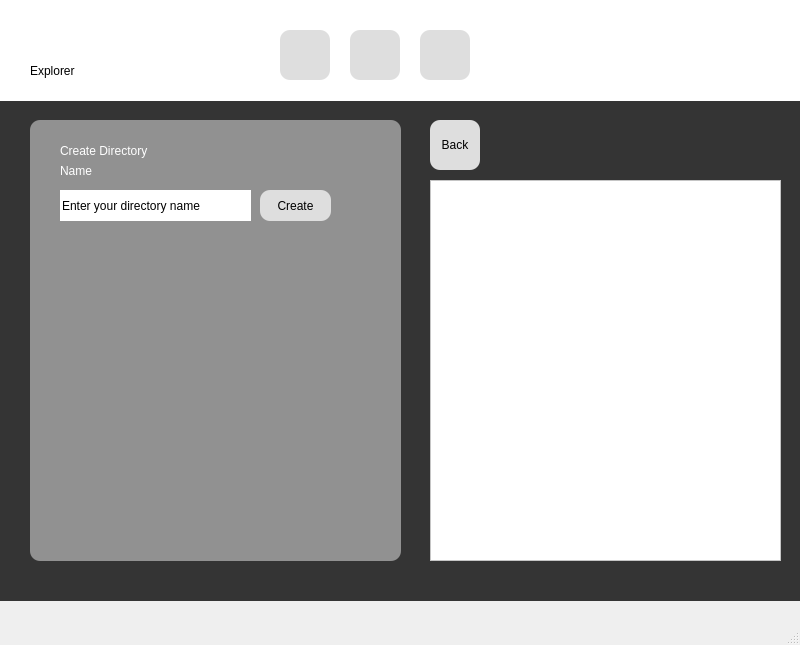
<?xml version="1.0" encoding="UTF-8"?>
<ui version="4.0">
 <class>MainWindow</class>
 <widget class="QMainWindow" name="MainWindow">
  <property name="geometry">
   <rect>
    <x>0</x>
    <y>0</y>
    <width>800</width>
    <height>645</height>
   </rect>
  </property>
  <property name="windowTitle">
   <string>MainWindow</string>
  </property>
  <property name="iconSize">
   <size>
    <width>30</width>
    <height>30</height>
   </size>
  </property>
  <property name="toolButtonStyle">
   <enum>Qt::ToolButtonIconOnly</enum>
  </property>
  <widget class="QWidget" name="centralwidget">
   <widget class="QWidget" name="widget_2" native="true">
    <property name="geometry">
     <rect>
      <x>0</x>
      <y>100</y>
      <width>801</width>
      <height>501</height>
     </rect>
    </property>
    <property name="styleSheet">
     <string notr="true">background-color: rgb(52, 52, 52);</string>
    </property>
    <widget class="QWidget" name="action_window" native="true">
     <property name="geometry">
      <rect>
       <x>30</x>
       <y>20</y>
       <width>371</width>
       <height>441</height>
      </rect>
     </property>
     <property name="styleSheet">
      <string notr="true">background-color:rgb(145, 145, 145);
border-radius: 10px;</string>
     </property>
     <widget class="QLabel" name="label_2">
      <property name="geometry">
       <rect>
        <x>30</x>
        <y>20</y>
        <width>161</width>
        <height>21</height>
       </rect>
      </property>
      <property name="styleSheet">
       <string notr="true">font: 63 12pt &quot;Cascadia Code PL SemiBold&quot;;
color: rgb(255, 255, 255);</string>
      </property>
      <property name="text">
       <string>Create Directory</string>
      </property>
     </widget>
     <widget class="QLineEdit" name="dirName">
      <property name="geometry">
       <rect>
        <x>30</x>
        <y>70</y>
        <width>191</width>
        <height>31</height>
       </rect>
      </property>
      <property name="styleSheet">
       <string notr="true">background-color: rgb(255, 255, 255);
color: rgb(0, 0, 0);
border-radius:0px;</string>
      </property>
      <property name="text">
       <string>Enter your directory name</string>
      </property>
     </widget>
     <widget class="QLabel" name="label_3">
      <property name="geometry">
       <rect>
        <x>30</x>
        <y>40</y>
        <width>51</width>
        <height>21</height>
       </rect>
      </property>
      <property name="styleSheet">
       <string notr="true">font: 63 12pt &quot;Cascadia Code PL SemiBold&quot;;
color: rgb(255, 255, 255);</string>
      </property>
      <property name="text">
       <string>Name</string>
      </property>
     </widget>
     <widget class="QPushButton" name="createB">
      <property name="geometry">
       <rect>
        <x>230</x>
        <y>70</y>
        <width>71</width>
        <height>31</height>
       </rect>
      </property>
      <property name="styleSheet">
       <string notr="true">background-color: rgb(222, 222, 222);
border-radius: 10px;
</string>
      </property>
      <property name="text">
       <string>Create</string>
      </property>
      <property name="iconSize">
       <size>
        <width>20</width>
        <height>20</height>
       </size>
      </property>
      <property name="checkable">
       <bool>false</bool>
      </property>
     </widget>
    </widget>
    <widget class="QTreeView" name="treeView">
     <property name="geometry">
      <rect>
       <x>430</x>
       <y>80</y>
       <width>351</width>
       <height>381</height>
      </rect>
     </property>
     <property name="styleSheet">
      <string notr="true">background-color: rgb(255, 255, 255);</string>
     </property>
    </widget>
    <widget class="QPushButton" name="exp_back">
     <property name="geometry">
      <rect>
       <x>430</x>
       <y>20</y>
       <width>50</width>
       <height>50</height>
      </rect>
     </property>
     <property name="styleSheet">
      <string notr="true">background-color: rgb(222, 222, 222);
border-radius: 10px;
</string>
     </property>
     <property name="text">
      <string>Back</string>
     </property>
     <property name="iconSize">
      <size>
       <width>20</width>
       <height>20</height>
      </size>
     </property>
     <property name="checkable">
      <bool>false</bool>
     </property>
    </widget>
   </widget>
   <widget class="QWidget" name="widget" native="true">
    <property name="geometry">
     <rect>
      <x>0</x>
      <y>0</y>
      <width>801</width>
      <height>101</height>
     </rect>
    </property>
    <property name="styleSheet">
     <string notr="true">background-color: rgb(255, 255, 255);</string>
    </property>
    <widget class="QLabel" name="label">
     <property name="geometry">
      <rect>
       <x>30</x>
       <y>50</y>
       <width>181</width>
       <height>41</height>
      </rect>
     </property>
     <property name="styleSheet">
      <string notr="true">font: 63 16pt &quot;Cascadia Code PL SemiBold&quot;;</string>
     </property>
     <property name="text">
      <string>Explorer</string>
     </property>
    </widget>
    <widget class="QPushButton" name="shelf">
     <property name="geometry">
      <rect>
       <x>280</x>
       <y>30</y>
       <width>50</width>
       <height>50</height>
      </rect>
     </property>
     <property name="styleSheet">
      <string notr="true">background-color: rgb(222, 222, 222);
border-radius: 10px;
</string>
     </property>
     <property name="text">
      <string/>
     </property>
     <property name="iconSize">
      <size>
       <width>20</width>
       <height>20</height>
      </size>
     </property>
     <property name="checkable">
      <bool>false</bool>
     </property>
    </widget>
    <widget class="QPushButton" name="shelf_2">
     <property name="geometry">
      <rect>
       <x>350</x>
       <y>30</y>
       <width>50</width>
       <height>50</height>
      </rect>
     </property>
     <property name="styleSheet">
      <string notr="true">background-color: rgb(222, 222, 222);
border-radius: 10px;
</string>
     </property>
     <property name="text">
      <string/>
     </property>
     <property name="iconSize">
      <size>
       <width>20</width>
       <height>20</height>
      </size>
     </property>
     <property name="checkable">
      <bool>false</bool>
     </property>
    </widget>
    <widget class="QPushButton" name="shelf_3">
     <property name="geometry">
      <rect>
       <x>420</x>
       <y>30</y>
       <width>50</width>
       <height>50</height>
      </rect>
     </property>
     <property name="styleSheet">
      <string notr="true">background-color: rgb(222, 222, 222);
border-radius: 10px;
</string>
     </property>
     <property name="text">
      <string/>
     </property>
     <property name="iconSize">
      <size>
       <width>20</width>
       <height>20</height>
      </size>
     </property>
     <property name="checkable">
      <bool>false</bool>
     </property>
    </widget>
   </widget>
  </widget>
  <widget class="QStatusBar" name="statusbar"/>
 </widget>
 <resources/>
 <connections/>
</ui>
